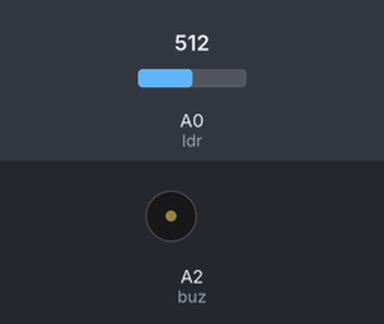
Simulated run of this sketch. Board: Arduino Uno, built with avr-gcc and run on an emulated ATmega328P. Shown: buzzer (waves = sounding, pin HIGH). Inputs (shaded band) come from the test bench; at power-on: A0 (ldr) = 512.

Above: at 0.1 s.
At 0.6 s:
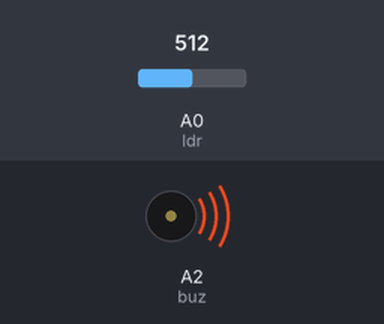
Timing chart, 0 to 2.1 s (numbered marks = the images above):
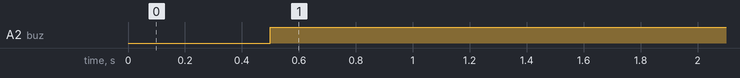

The sketch:

7.1.2.ino
```cpp
int ldr = A0;
int buz = A2;

void setup(){
  pinMode(buz,OUTPUT);
  pinMode(ldr,INPUT);
}
void loop(){
  int suara=analogRead(ldr);
  int volume=suara/4;
  delay(500);
  analogWrite(buz, volume);

}
```

Measured:
- by itself, A2 (buz): LOW → HIGH at 0.50 s
